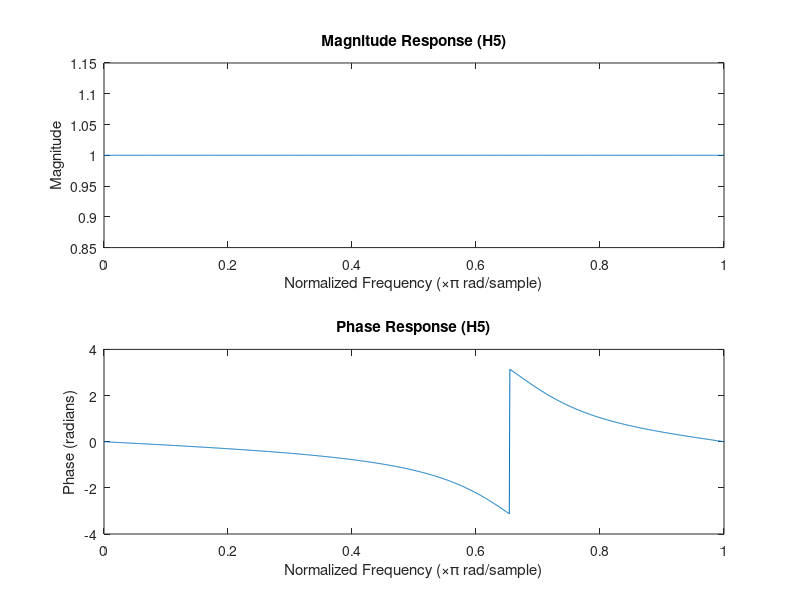

Write MATLAB code to recreate this figure.
num = [0.5, 0.7, 1];
den = [1, 0.7, 0.5];

w = linspace(0, pi, 1000);
freq = freqz(num, den, w);
mag = abs(freq);
phase = angle(freq);

figure;
subplot(2, 1, 1);
plot(w/pi, mag);
title('Magnitude Response (H5)');
xlabel('Normalized Frequency (\times\pi rad/sample)');
ylabel('Magnitude');

subplot(2, 1, 2);
plot(w/pi, phase);
title('Phase Response (H5)');
xlabel('Normalized Frequency (\times\pi rad/sample)');
ylabel('Phase (radians)');



